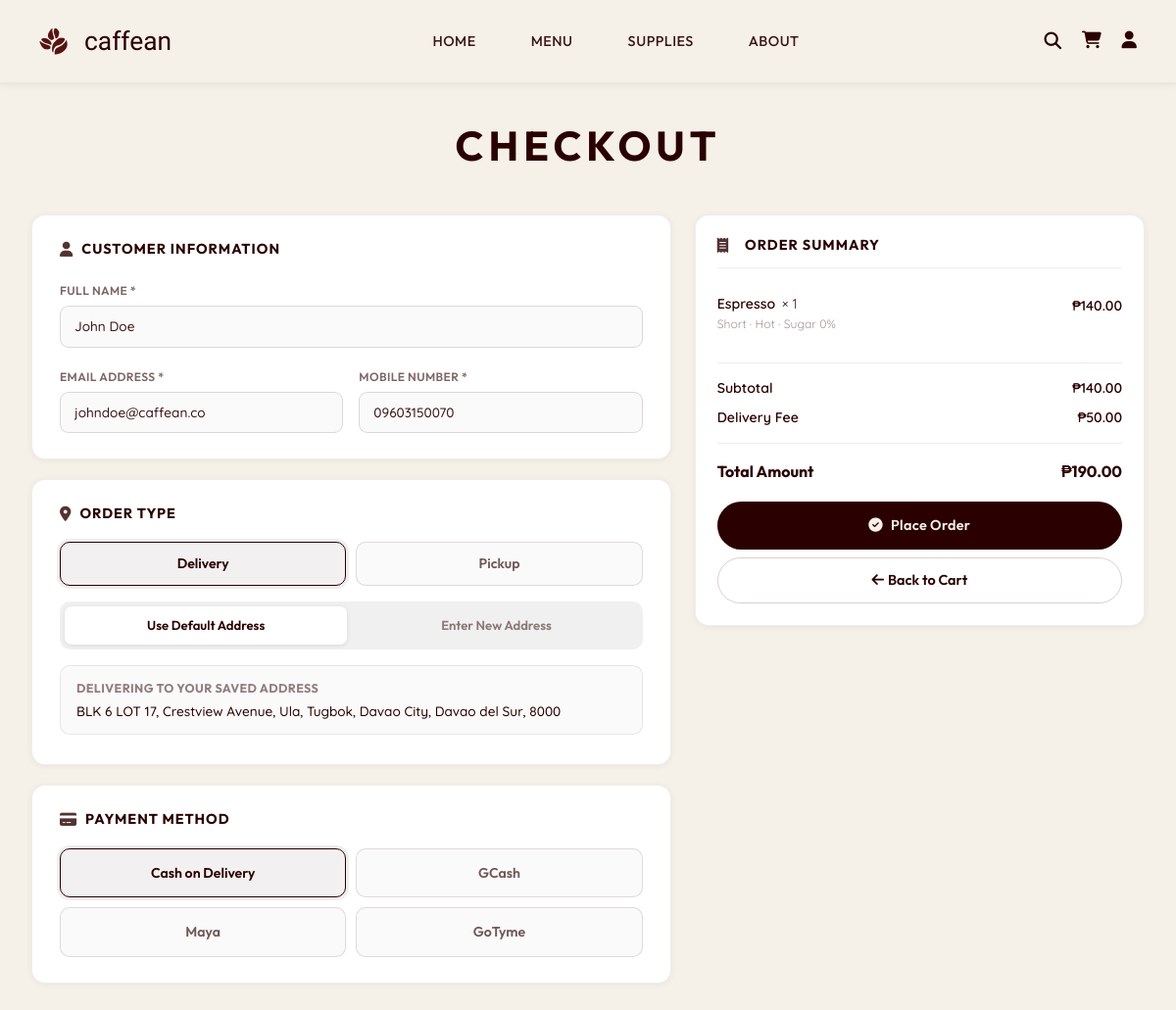
/checkout.php (signed in), run on the app's committed database.
### tables this page shows
CREATE TABLE `users` (
  `user_id` int(11) NOT NULL,
  `full_name` varchar(100) NOT NULL,
  `email` varchar(100) NOT NULL,
  `mobile_number` varchar(15) DEFAULT NULL,
  `profile_image` varchar(255) DEFAULT NULL,
  `house_unit` varchar(100) DEFAULT NULL,
  `street_name` varchar(100) DEFAULT NULL,
  `barangay` varchar(100) DEFAULT NULL,
  `city_municipality` varchar(100) DEFAULT NULL,
  `province` varchar(100) DEFAULT NULL,
  `zip_code` varchar(10) DEFAULT NULL,
  `password` varchar(255) NOT NULL,
  `role` enum('admin','customer') DEFAULT 'customer',
  `created_at` timestamp NOT NULL DEFAULT current_timestamp()
);

### php/product_images.php (called while the page is built, shortened)
<?php
function resolveProductImage($name, $image_path, $cat_id = 0) {
    global $PRODUCT_IMAGE_MAP;
    if (isset($PRODUCT_IMAGE_MAP[$name])) {
        return $PRODUCT_IMAGE_MAP[$name];
    }
    return 'images/coffee.png';
}

### checkout.php (the view, shortened to what this page needs)
<?php
require_once 'php/db_connection.php';
require_once 'php/product_images.php';
$user_id = $_SESSION['user_id'];
$user_stmt = mysqli_prepare($conn,
    "SELECT full_name, email, mobile_number, house_unit, street_name, barangay,
            city_municipality, province, zip_code
     FROM users WHERE user_id = ?");
mysqli_stmt_bind_param($user_stmt, 'i', $user_id);
mysqli_stmt_execute($user_stmt);
$user_info = mysqli_fetch_assoc(mysqli_stmt_get_result($user_stmt));
$has_default_addr = !empty($user_info['house_unit']) && !empty($user_info['city_municipality']);
$cart_items   = [];
$subtotal     = 0.0;
$DELIVERY_FEE = 50.0;
$ids = implode(',', array_map('intval', array_keys($_SESSION['cart'])));
$res = mysqli_query($conn,
    "SELECT product_id, name, price, image_path FROM products
     WHERE product_id IN ($ids) AND status = 1"
);
while ($p = mysqli_fetch_assoc($res)) {
    $pid2                      = $p['product_id'];
    $o                         = $_SESSION['cart'][$pid2];
    $p['quantity']             = $o['quantity'];
    $p['size']                 = $o['size']                 ?? 'Short';
    $p['temperature']          = $o['temperature']          ?? 'Hot';
    $p['sugar_level']          = $o['sugar_level']          ?? '0%';
    $p['milk']                 = $o['milk']                 ?? 'Whole';
    $p['addons']               = $o['addons']               ?? [];
    $p['special_instructions'] = $o['special_instructions'] ?? '';
    $p['item_total']           = $p['price'] * $p['quantity'];
    $p['image_path']           = resolveProductImage($p['name'], $p['image_path']);
    $subtotal                 += $p['item_total'];
    $cart_items[]              = $p;
}
?>
<!DOCTYPE html>
<html lang="en">
<head>
    <link href="https://cdn.jsdelivr.net/npm/bootstrap@5.3.0/dist/css/bootstrap.min.css" rel="stylesheet" />
    <link rel="stylesheet" href="https://cdnjs.cloudflare.com/ajax/libs/font-awesome/6.4.0/css/all.min.css" />
    <link rel="stylesheet" href="css/style.css?v=<?php echo time(); ?>">
    <link rel="stylesheet" href="css/buttons.css?v=<?php echo time(); ?>">
    <link rel="stylesheet" href="css/search.css?v=<?php echo time(); ?>">
    <link rel="stylesheet" href="css/checkout.css?v=<?php echo time(); ?>">
    <link rel="stylesheet" href="https://cdn.jsdelivr.net/npm/bootstrap-icons@1.11.3/font/bootstrap-icons.min.css" />
</head>
<body>
    <nav class="navbar navbar-expand-lg sticky-top">
        <div class="container">
            <a class="navbar-brand" href="index.php">
                <img src="images/coffee_beans_logo.png" alt="Caffean" />
                <span>caffean</span>
            </a>
            <div class="collapse navbar-collapse justify-content-center" id="navbarNav">
                <ul class="navbar-nav">
                    <li class="nav-item"><a class="nav-link" href="index.php">Home</a></li>
                    <li class="nav-item"><a class="nav-link" href="menu.php">Menu</a></li>
                    <li class="nav-item"><a class="nav-link" href="supplies-page.php">Supplies</a></li>
                    <li class="nav-item"><a class="nav-link" href="about.php">About</a></li>
                </ul>
            </div>
            <div class="nav-icons">
                <i class="fas fa-search nav-icon" onclick="showSearchOverlay()"></i>
                <a href="cart.php" class="text-decoration-none">
                    <i class="fas fa-shopping-cart nav-icon"></i>
                </a>
                <?php if (isset($_SESSION['user_id'])): ?>
                    <a href="account.php" class="text-decoration-none">
                        <i class="fas fa-user nav-icon"></i>
                    </a>
                <?php else: ?>
                    <a href="login.php" class="text-decoration-none">
                        <i class="fas fa-user nav-icon"></i>
                    </a>
                <?php endif; ?>
            </div>
        </div>
    </nav>
    <section class="checkout-page">
        <div class="container">
            <h1 class="checkout-title">CHECKOUT</h1>
            <div class="row g-4">
                <div class="col-lg-7">
                    <div class="checkout-card">
                        <h3><i class="fas fa-user"></i>Customer Information</h3>
                        <div class="row g-3">
                            <div class="col-12">
                                <label class="form-label">Full Name *</label>
                                <input type="text" id="co-name" class="form-control"
                                    value="<?= htmlspecialchars($user_info['full_name'] ?? '') ?>"
                                    autocomplete="name" />
                            </div>
                            <div class="col-md-6">
                                <label class="form-label">Email Address *</label>
                                <input type="email" id="co-email" class="form-control"
                                    value="<?= htmlspecialchars($user_info['email'] ?? '') ?>"
                                    autocomplete="email" />
                            </div>
                            <div class="col-md-6">
                                <label class="form-label">Mobile Number *</label>
                                <input type="tel" id="co-mobile" class="form-control"
                                    value="<?= htmlspecialchars($user_info['mobile_number'] ?? '') ?>"
                                    maxlength="11"
                                    inputmode="numeric"
                                    autocomplete="tel" />
                            </div>
                        </div>
                    </div>
                    <div class="checkout-card">
                        <h3><i class="fas fa-location-dot"></i>Order Type</h3>
                        <div class="payment-options order-type-options">
                            <div class="payment-option">
                                <label for="order-delivery">
                                    <span class="pay-label">Delivery</span>
                                </label>
                            </div>
                            <div class="payment-option">
                                <label for="order-pickup">
                                    <span class="pay-label">Pickup</span>
                                </label>
                            </div>
                        </div>
                        <div id="delivery-fields" class="mt-3">
                            <?php if ($has_default_addr): ?>
                            <div class="addr-source-toggle mb-3">
                                <button type="button" class="addr-src-btn active" id="btn-use-default"
                                    onclick="useDefaultAddress()">Use Default Address
                                </button>
                                <button type="button" class="addr-src-btn" id="btn-new-addr"
                                    onclick="useNewAddress()">Enter New Address
                                </button>
                            </div>
                            <div class="addr-default-preview" id="addr-default-preview">
                                <div class="addr-preview-text">
                                    <span class="addr-preview-label">Delivering to your saved address</span>
                                    <span class="addr-preview-detail">
                                        <?= htmlspecialchars(implode(', ', array_filter([
                                            $user_info['house_unit'],
                                            $user_info['street_name'],
                                            $user_info['barangay'],
                                            $user_info['city_municipality'],
                                            $user_info['province'],
                                            $user_info['zip_code']
                                        ]))) ?>
                                    </span>
                                </div>
                            </div>
                            <?php endif; ?>
                        </div>
                    </div>
                    <div class="checkout-card">
                        <h3><i class="fas fa-credit-card"></i>Payment Method</h3>
                        <div class="payment-options">
                            <div class="payment-option">
                                <label for="pay-cod">
                                    <span class="pay-label">Cash on Delivery</span>
                                </label>
                            </div>
                            <div class="payment-option">
                                <label for="pay-gcash">
                                    <span class="pay-label">GCash</span>
                                </label>
                            </div>
                            <div class="payment-option">
                                <label for="pay-maya">
                                    <span class="pay-label">Maya</span>
                                </label>
                            </div>
                            <div class="payment-option">
                                <label for="pay-bank">
                                    <span class="pay-label">GoTyme</span>
                                </label>
                            </div>
                        </div>
                    </div>
                </div>
                <div class="col-lg-5">
                    <div class="checkout-card order-summary sum-card sum-sticky">
                        <h3 class="sum-title">
                            <i class="fas fa-receipt me-2"></i>Order Summary
                        </h3>
                        <div class="sum-items">
                            <?php foreach ($cart_items as $item): ?>
                                <div class="sum-item-line">
                                    <span class="sil-name">
                                        <?= htmlspecialchars($item['name']) ?>
                                        <span class="sil-qty">× <?= $item['quantity'] ?></span>
                                        <span class="sil-opts">
                                            <?= htmlspecialchars($item['size'] . ' · ' . $item['temperature'] . ' · Sugar ' . $item['sugar_level']) ?>
                                        </span>
                                    </span>
                                    <span class="sil-price">
                                        ₱<?= number_format($item['item_total'], 2) ?>
                                    </span>
                                </div>
                            <?php endforeach; ?>
                        </div>
                        <div class="sum-bottom">
                            <div class="sum-hr"></div>
                            <div class="sum-calc-row">
                                <span>Subtotal</span>
                                <span>₱<?= number_format($subtotal, 2) ?></span>
                            </div>
                            <div class="sum-calc-row" id="co-fee-row">
                                <span>Delivery Fee</span>
                                <span id="co-fee">₱<?= number_format($DELIVERY_FEE, 2) ?></span>
                            </div>
                            <div class="sum-hr"></div>
                            <div class="sum-total-row">
                                <span>Total Amount</span>
                                <span id="co-total">₱<?= number_format($subtotal + $DELIVERY_FEE, 2) ?></span>
                            </div>
                            <button class="btn-cart-main mt-3" id="btn-place-order" onclick="placeOrder()">
                                <i class="fas fa-check-circle me-2"></i>Place Order
                            </button>
                            <a href="cart.php" class="btn-cart-back mt-2 d-block text-decoration-none text-center">
                                <i class="fas fa-arrow-left me-1"></i>Back to Cart
                            </a>
                        </div>
                    </div>
                </div>
            </div>
        </div>
    </section>
</body>
</html>

### css/style.css (style rules this page uses)
:root { --ivory-cream: #F5F1E8; --warm-sand: #E2D9C8; --deep-maroon: #2A0000; --burgundy-wine: #5B1312; --light-beige: #EDE8DC; --dark-brown: #3C1518; --font-main: 'Oleo Script'; --font-heading: 'EB Garamond', serif; --font-subheading: 'Outfit', sans-serif; --font-body: 'Quicksand', sans-serif; --spacing-xs: 0.5rem; --spacing-sm: 1rem; --spacing-md: 1.5rem; --spacing-lg: 2rem; --spacing-xl: 2.5rem; --spacing-xxl: 3rem; --radius-sm: 10px; --radius-md: 15px; --radius-lg: 20px; --radius-xl: 25px; --radius-xxl: 30px; --shadow-sm: 0 2px 8px rgba(42, 0, 0, 0.08); --shadow-md: 0 4px 16px rgba(42, 0, 0, 0.12); --shadow-lg: 0 8px 32px rgba(42, 0, 0, 0.16); --transition-fast: 0.2s ease; --transition-normal: 0.3s ease; --transition-slow: 0.5s ease; }
* { margin: 0; padding: 0; box-sizing: border-box; }
body { font-family: var(--font-body); background-color: #F5F1E8; color: var(--dark-brown); line-height: 1.6; overflow-x: hidden; font-size: 16px; }
html { scroll-behavior: smooth; }
h1, h2, h3, h4, h5, h6 { font-family: var(--font-heading); font-weight: 700; line-height: 1.2; margin-bottom: var(--spacing-md); }
h1 { font-size: clamp(2.5rem, 5vw, 4.5rem); color: var(--deep-maroon); }
h3 { font-family: var(--font-subheading); font-size: clamp(1.25rem, 2vw, 1.5rem); font-weight: 600; }
.navbar { background-color: var(--ivory-cream); padding: var(--spacing-sm) 0; box-shadow: var(--shadow-sm); position: sticky; top: 0; z-index: 1000; transition: var(--transition-normal); }
.navbar .container { display: flex; align-items: center; justify-content: space-between; max-width: 1400px; padding: 0 2.5rem; }
.navbar-brand { display: flex; align-items: center; gap: var(--spacing-sm); font-family: var(--font-main); font-size: 1.65rem; color: var(--deep-maroon); text-decoration: none; transition: var(--transition-fast); }
.navbar-brand img { width: 30px; height: 30px; object-fit: contain; background: transparent; }
.navbar-nav { display: flex; gap: var(--spacing-xl); list-style: none; margin: 0; padding: 0; }
.nav-link { font-family: var(--font-subheading); font-size: 0.90rem; font-weight: 500; color: var(--dark-brown); text-decoration: none; text-transform: uppercase; letter-spacing: 0.5px; padding: var(--spacing-xs) 0; position: relative; transition: var(--transition-fast); }
.nav-link::after { content: ''; position: absolute; bottom: 0; left: 50%; transform: translateX(-50%); width: 0; height: 2px; background-color: var(--burgundy-wine); transition: var(--transition-normal); }
.nav-icons { display: flex; gap: 1.30rem; align-items: center; }
.nav-icon { color: var(--deep-maroon); font-size: 1.10rem; cursor: pointer; transition: var(--transition-fast); }
.container { max-width: 1200px; margin: 0 auto; padding: 0 var(--spacing-lg); }
.text-center { text-align: center; }
.nav-icons a[href="cart.php"] { position: relative; display: inline-block; }

### data on the page
users: full_name "John Doe", email "johndoe@caffean.co", mobile_number "09603150070", house_unit+street_name+barangay "BLK 6 LOT 17, Crestview Avenue, Ula, Tugbok, Davao City, Davao del Sur, 8000"

### other printed values
$item['name'] "Espresso"
$item['quantity'] "1"
$item['item_total'] "140.00"
$subtotal "140.00"
$DELIVERY_FEE "50.00"
$subtotal + $DELIVERY_FEE "190.00"
